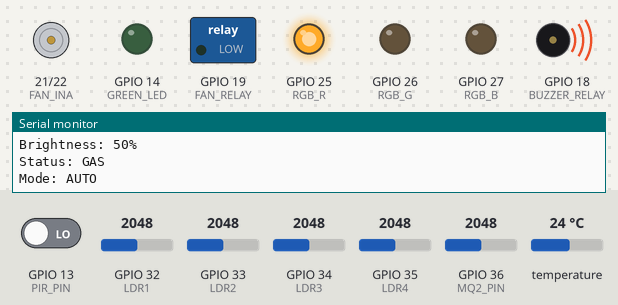
Simulated run of this sketch. Board: ESP32. Shown: motor-driver pin pairs drawn as motors (green arrow = first pin HIGH = forward, orange = second pin HIGH = backward, longer = more drive), switched loads named in the sketch (green lamp = pin HIGH), output pins drawn as LEDs (lit = HIGH), buzzer (waves = sounding, pin HIGH), the last lines printed to the serial monitor. The test bench sets the inputs (shaded band); at power-on: GPIO 36 (MQ2_PIN) = 2048, GPIO 13 (PIR_PIN) LOW, temperature 24 °C, GPIO 32 (LDR1) = 2048, GPIO 33 (LDR2) = 2048, GPIO 34 (LDR3) = 2048, GPIO 35 (LDR4) = 2048. WiFi joins after 1.5 s; servers stay silent unless stated.

Above: at 2.8 s.
2.9 s: GPIO 36 (MQ2_PIN) set to 645
7.2 s: GPIO 36 (MQ2_PIN) set to 568
At 8.9 s:
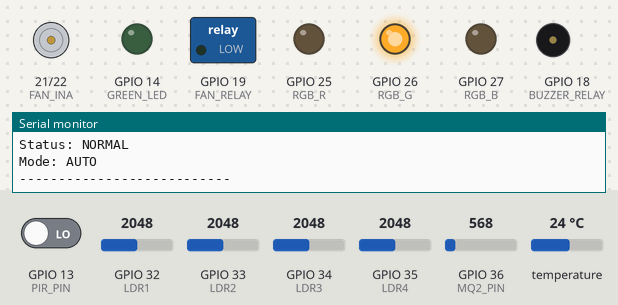
9.5 s: GPIO 13 (PIR_PIN) driven HIGH
At 12.2 s:
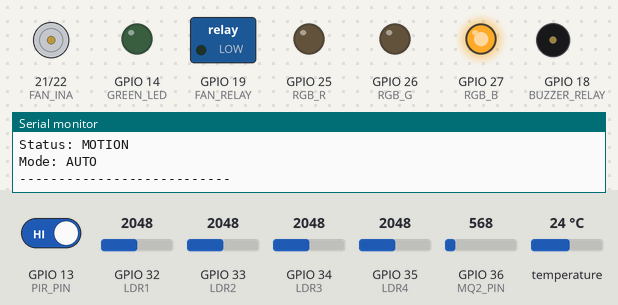
12.5 s: temperature set to 29.2 °C
14.2 s: temperature set to 30.6 °C
At 15.5 s:
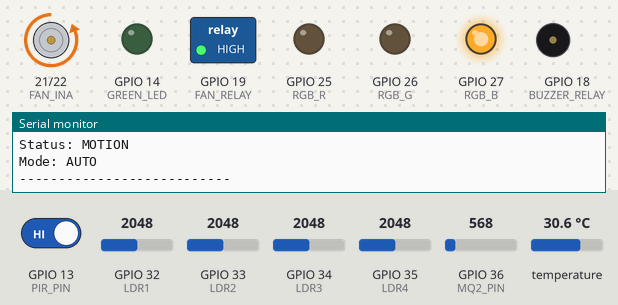
16.5 s: GPIO 32 (LDR1) set to 440
18.2 s: GPIO 32 (LDR1) set to 385
At 19.7 s:
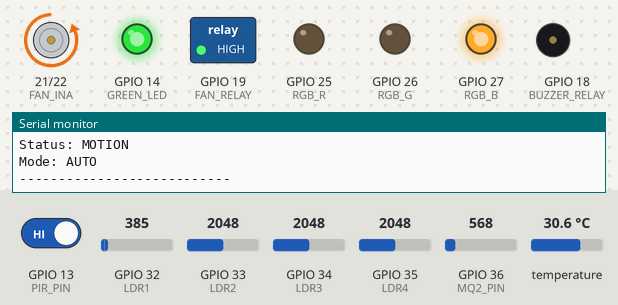
Timing chart, 0 to 21.2 s (numbered marks = the images above; inputs shaded):
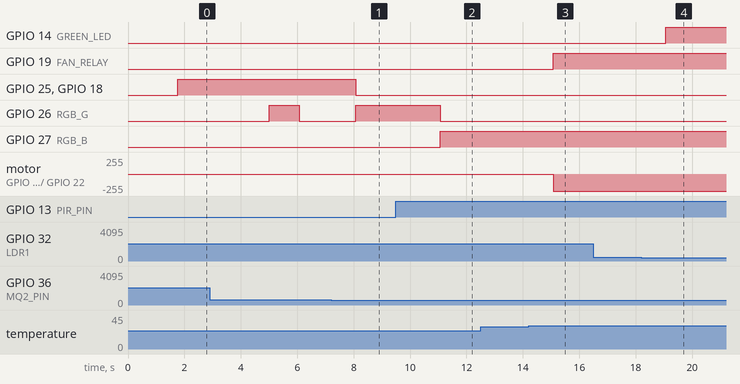

The sketch:

SE1920_G4_IOT102_ESP_CODE.ino
```cpp
/************************************************************
 SMART HOME - ESP32 ALL-IN-ONE CONTROLLER
 -----------------------------------------------------------
 Responsibilities:
 1. Read sensors
 2. Process logic (AUTO / MANUAL)
 3. Control actuators
 4. Connect to WiFi + Blynk
************************************************************/


/******************** BLYNK CONFIG *************************/
#define BLYNK_TEMPLATE_ID "TMPL25Up7F9m0"
#define BLYNK_TEMPLATE_NAME "Smart Home Group2"
#define BLYNK_AUTH_TOKEN "yriFx32G9VRly2iVgl0CBN9SGsqGnPtJ"


/******************** LIBRARIES ****************************/
#include <WiFi.h>
#include <BlynkSimpleEsp32.h>
#include <OneWire.h>
#include <DallasTemperature.h>


/******************** WIFI *********************************/
char ssid[] = "123";
char pass[] = "12345678";


/******************** DEBUG *******************************/
bool DEBUG_MODE = true;

/******************** CONNECTION STATUS ********************/
bool blynkConnected = false;
unsigned long lastReconnectAttempt = 0;
const unsigned long RECONNECT_INTERVAL = 5000;

/******************** SYSTEM TIMING ***********************/
const unsigned long DATA_INTERVAL = 1000;
unsigned long lastRun = 0;


/******************** SENSOR PINS *************************/

// PIR Motion Sensor
#define PIR_PIN 13  // digital input, stable

// MQ2 Gas Sensor (analog)
#define MQ2_PIN 36  // ADC1, INPUT ONLY (perfect)

// LDR Sensors (4x)
#define LDR1 32  // ADC1
#define LDR2 33  // ADC1
#define LDR3 34  // ADC1
#define LDR4 35  // ADC1

// Temperature DS18B20
#define ONE_WIRE_BUS 4  // digital, OK (remember 4.7k resistor)
OneWire oneWire(ONE_WIRE_BUS);
DallasTemperature DS18B20(&oneWire);


/******************** OUTPUT PINS *************************/

// Room Light LED
#define GREEN_LED 14  // safe GPIO

// RGB LED (status)
#define RGB_R 25  // PWM capable
#define RGB_G 26  // PWM capable
#define RGB_B 27  // PWM capable

// Buzzer
#define BUZZER_RELAY 18  // stable output

// Relay Module (Fan power / main control)
#define FAN_RELAY 19  // stable output

// Fan Driver (L9110 module)
#define FAN_INA 21  // direction control
#define FAN_INB 22  // direction control


/******************** THRESHOLDS **************************/
int LIGHT_THRESHOLD = 40;
int GAS_THRESHOLD = 600;
float TEMPERATURE_THRESHOLD = 30;


/******************** SYSTEM VARIABLES ********************/
String status = "NORMAL";
int mode = 0;

int fanOverride = 0;
int lightOverride = 0;
int buzzerOverride = 1;


/******************** SENSOR VALUES ***********************/
int motion = 0;
int gasValue = 0;
float tempC = 0;
int brightness = 0;


/******************** GAS WARNING *************************/
bool gasIconState = false;
bool gasAlertSent = false;
unsigned long lastBlink = 0;
const int BLINK_INTERVAL = 500;


/************************************************************
 SETUP
************************************************************/
void setup() {

  Serial.begin(9600);

  WiFi.begin(ssid, pass);
  Blynk.config(BLYNK_AUTH_TOKEN);
  DS18B20.begin();

  pinMode(PIR_PIN, INPUT);

  pinMode(LDR1, INPUT);
  pinMode(LDR2, INPUT);
  pinMode(LDR3, INPUT);
  pinMode(LDR4, INPUT);

  pinMode(GREEN_LED, OUTPUT);

  pinMode(RGB_R, OUTPUT);
  pinMode(RGB_G, OUTPUT);
  pinMode(RGB_B, OUTPUT);

  pinMode(FAN_RELAY, OUTPUT);
  pinMode(BUZZER_RELAY, OUTPUT);

  pinMode(FAN_INA, OUTPUT);
  pinMode(FAN_INB, OUTPUT);

  debugPrint("ESP32 Smart Home Ready");
}


/************************************************************
 MAIN LOOP
************************************************************/
void loop() {

  handleConnection();

  if (blynkConnected) {
    Blynk.run();
  }

  if (millis() - lastRun >= DATA_INTERVAL) {

    lastRun = millis();

    readSensors();

    processSystemLogic();

    controlActuators();

    // Only send if connected
    if (blynkConnected) {
      sendToBlynk();
      runWarningSystems();
    }

    runDebugMonitor();
  }
}


/************************************************************
 READ SENSORS
************************************************************/
void readSensors() {

  motion = digitalRead(PIR_PIN);

  gasValue = analogRead(MQ2_PIN);

  DS18B20.requestTemperatures();
  tempC = DS18B20.getTempCByIndex(0);

  int l1 = analogRead(LDR1);
  int l2 = analogRead(LDR2);
  int l3 = analogRead(LDR3);
  int l4 = analogRead(LDR4);

  // Convert to percentage (0–100)
  int p1 = map(l1, 0, 4095, 0, 100);
  int p2 = map(l2, 0, 4095, 0, 100);
  int p3 = map(l3, 0, 4095, 0, 100);
  int p4 = map(l4, 0, 4095, 0, 100);

  int avg = (p1 + p2 + p3 + p4) / 4;
  brightness = avg;
}


/************************************************************
 SYSTEM LOGIC
************************************************************/
void processSystemLogic() {

  if (gasValue > GAS_THRESHOLD) {
    status = "GAS";
  }

  else if (motion == HIGH) {
    status = "MOTION";
  }

  else {
    status = "NORMAL";
  }
}


/************************************************************
 CONTROL ACTUATORS
************************************************************/
void controlActuators() {

  // ================= GAS MODE =================
  if (status == "GAS") {

    // RGB = RED
    digitalWrite(RGB_R, HIGH);
    digitalWrite(RGB_G, LOW);
    digitalWrite(RGB_B, LOW);

    // TURN OFF LIGHT
    digitalWrite(GREEN_LED, LOW);

    // Stop fan
    digitalWrite(FAN_RELAY, LOW);
    digitalWrite(FAN_INA, LOW);
    digitalWrite(FAN_INB, LOW);

    // Buzzer
    digitalWrite(BUZZER_RELAY, buzzerOverride);
  }

  // ================= MOTION MODE =================
  else if (status == "MOTION") {

    // RGB = BLUE
    digitalWrite(RGB_R, LOW);
    digitalWrite(RGB_G, LOW);
    digitalWrite(RGB_B, HIGH);

    // Fan control (temperature based)
    if (tempC > TEMPERATURE_THRESHOLD) {
      digitalWrite(FAN_RELAY, HIGH);
      digitalWrite(FAN_INA, LOW);
      digitalWrite(FAN_INB, HIGH);
    } else {
      digitalWrite(FAN_RELAY, LOW);
      digitalWrite(FAN_INA, LOW);
      digitalWrite(FAN_INB, LOW);
    }

    // Light control (brightness based)
    if (brightness < LIGHT_THRESHOLD) {
      digitalWrite(GREEN_LED, HIGH);
    } else {
      digitalWrite(GREEN_LED, LOW);
    }
  }

  // ================= NORMAL MODE =================
  else {

    // RGB = GREEN
    digitalWrite(RGB_R, LOW);
    digitalWrite(RGB_G, HIGH);
    digitalWrite(RGB_B, LOW);

    digitalWrite(GREEN_LED, LOW);
    digitalWrite(BUZZER_RELAY, LOW);

    digitalWrite(FAN_RELAY, LOW);
    digitalWrite(FAN_INA, LOW);
    digitalWrite(FAN_INB, LOW);
  }


  // ================= MANUAL MODE =================
  if (mode == 1) {

    // Manual fan
    if (fanOverride == 1) {
      digitalWrite(FAN_RELAY, HIGH);
      digitalWrite(FAN_INA, LOW);
      digitalWrite(FAN_INB, HIGH);
    } else {
      digitalWrite(FAN_RELAY, LOW);
      digitalWrite(FAN_INA, LOW);
      digitalWrite(FAN_INB, LOW);
    }

    // Manual light
    if (lightOverride == 1) {
      digitalWrite(GREEN_LED, HIGH);
    } else {
      digitalWrite(GREEN_LED, LOW);
    }
  }
}

/************************************************************
 HANDLE CONNECTION
************************************************************/
void handleConnection() {

  if (Blynk.connected()) {

    if (!blynkConnected) {
      debugPrint("Blynk Connected!");
      blynkConnected = true;
    }

  } else {

    if (blynkConnected) {
      debugPrint("Blynk Disconnected! -> Switching to LOCAL MODE");
      // RGB = WHITE
      digitalWrite(RGB_R, HIGH);
      digitalWrite(RGB_G, HIGH);
      digitalWrite(RGB_B, HIGH);
      blynkConnected = false;
    }

    // Try reconnect every 5s
    if (millis() - lastReconnectAttempt > RECONNECT_INTERVAL) {

      debugPrint("Trying to reconnect...");
      // RGB = YELLOW
      digitalWrite(RGB_R, HIGH);
      digitalWrite(RGB_G, HIGH);
      digitalWrite(RGB_B, LOW);
      Blynk.connect();

      lastReconnectAttempt = millis();
    }
  }
}

/************************************************************
 SEND DATA TO BLYNK
************************************************************/
void sendToBlynk() {

  Blynk.virtualWrite(V2, gasValue);
  Blynk.virtualWrite(V3, tempC);
  Blynk.virtualWrite(V4, motion);
  Blynk.virtualWrite(V7, brightness);
  Blynk.virtualWrite(V10, status);
}


/************************************************************
 WARNING SYSTEMS
************************************************************/
void runWarningSystems() {

  // GAS WARNING
  if (gasValue > GAS_THRESHOLD) {

    if (millis() - lastBlink > BLINK_INTERVAL) {
      gasIconState = !gasIconState;
      Blynk.virtualWrite(V5, gasIconState);
      lastBlink = millis();
    }

    if (!gasAlertSent) {
      Blynk.logEvent("gas_alert", "⚠️ Gas leak detected!");
      gasAlertSent = true;
    }
  }

  else {
    gasAlertSent = false;
    Blynk.virtualWrite(V5, 0);
  }

  // TEMP WARNING
  Blynk.virtualWrite(V6, tempC > TEMPERATURE_THRESHOLD);
}


/************************************************************
 DEBUG MONITOR
************************************************************/
void runDebugMonitor() {

  if (!DEBUG_MODE) return;

  Serial.println("------ SYSTEM STATUS ------");

  Serial.print("Motion: ");
  Serial.println(motion);
  Serial.print("Gas: ");
  Serial.println(gasValue);
  Serial.print("Temp: ");
  Serial.println(tempC);
  Serial.print("Brightness: ");
  Serial.print(brightness);
  Serial.println("%");
  Serial.print("Status: ");
  Serial.println(status);

  Serial.print("Mode: ");
  Serial.println(mode == 0 ? "AUTO" : "MANUAL");

  Serial.println("---------------------------");
}


/************************************************************
 DEBUG PRINT
************************************************************/
void debugPrint(String msg) {

  if (!DEBUG_MODE) return;
  Serial.println(msg);
}


/************************************************************
 BLYNK CONTROLS
************************************************************/
BLYNK_WRITE(V0) {
  lightOverride = param.asInt();
}
BLYNK_WRITE(V1) {
  fanOverride = param.asInt();
}
BLYNK_WRITE(V8) {
  mode = param.asInt();
}
BLYNK_WRITE(V9) {
  buzzerOverride = param.asInt();
}
```

Measured:
- the behaviour switches between 601 and 600 on GPIO 36 (MQ2_PIN) (found by bisection; images 0 and 1)
- the behaviour switches between 30 and 30.1 °C on temperature (found by bisection; images 2 and 3)
- the behaviour switches between 410 and 409 on GPIO 32 (LDR1) (found by bisection; images 3 and 4)
- after the input at 7.2 s, GPIO 25 (RGB_R), GPIO 18 (BUZZER_RELAY): HIGH → LOW after 0.87 s; GPIO 26 (RGB_G): LOW → HIGH after 0.87 s
- after the input at 9.5 s, GPIO 26 (RGB_G): HIGH → LOW after 1.6 s; GPIO 27 (RGB_B): LOW → HIGH after 1.6 s
- after the input at 14.2 s, GPIO 19 (FAN_RELAY): LOW → HIGH after 0.87 s; motor on GPIO 21 (FAN_INA) / GPIO 22 (FAN_INB): stopped → backward 255/255 after 0.87 s
- after the input at 18.2 s, GPIO 14 (GREEN_LED): LOW → HIGH after 0.87 s
